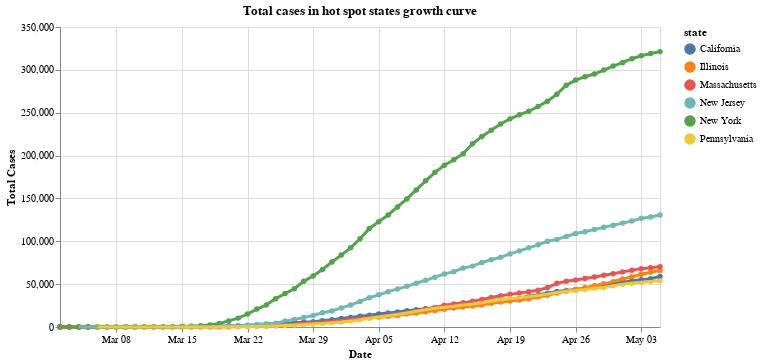

The code cell stored with this chart in its notebook:
### Markdown cell above
## 5 - Examining case growth curves in "hot spot" states
We defined 'hot spot' states as those who make up more than 4% of the country's cases on the latest date recorded

### Code cell
us_states['date'] = pd.to_datetime(us_states['date'], format="%Y/%m/%d")

recent_cases = us_states[us_states['date']>"2020-03-1"]
hotspot_threshold=total_cases*.04

states_slow_growth = recent_cases[recent_cases['date']==latest_date]
states_slow_growth = states_slow_growth[states_slow_growth['cases']<hotspot_threshold]
states_slow_growth= states_slow_growth["state"]
recent_cases_hot_spot = recent_cases[~recent_cases.state.isin(states_slow_growth)]

scales = alt.selection_interval(bind='scales')
highlight = alt.selection(type='single', on='mouseover', fields=['state'], nearest=True)

base = alt.Chart(recent_cases_hot_spot).mark_line(point=True).encode(
    y=alt.Y('cases:Q', axis=alt.Axis(title='Total Cases')),
#     x='date:T',
    x=alt.X('date:T', axis=alt.Axis(format='%b %d', title='Date')),
#     y='cases:Q',
    color='state:N',
    tooltip=['state', 'cases', 'date']
)


points = base.mark_circle().encode(
    opacity=alt.value(1)
).add_selection(
    highlight
).properties(
    width=600,
    title='Total cases in hot spot states growth curve'
)


lines = base.mark_line().encode(
    size=alt.condition(~highlight, alt.value(1.25), alt.value(3))
)

display(points + lines)

### Figure 1 — Vega-Lite specification as saved in the notebook (floating-point values rounded to 4 significant figures; data arrays with more than 128 entries replaced by an {"elided": "..."} marker saying what was removed)
{"config": {"view": {"continuousWidth": 400, "continuousHeight": 300}}, "layer": [{"mark": "circle", "encoding": {"color": {"type": "nominal", "field": "state"}, "opacity": {"value": 1}, "tooltip": [{"type": "nominal", "field": "state"}, {"type": "quantitative", "field": "cases"}, {"type": "temporal", "field": "date"}], "x": {"type": "temporal", "axis": {"format": "%b %d", "title": "Date"}, "field": "date"}, "y": {"type": "quantitative", "axis": {"title": "Total Cases"}, "field": "cases"}}, "selection": {"selector002": {"type": "single", "on": "mouseover", "fields": ["state"], "nearest": true}}, "title": "Total cases in hot spot states growth curve", "width": 600}, {"mark": "line", "encoding": {"color": {"type": "nominal", "field": "state"}, "size": {"condition": {"value": 1.25, "selection": {"not": "selector002"}}, "value": 3}, "tooltip": [{"type": "nominal", "field": "state"}, {"type": "quantitative", "field": "cases"}, {"type": "temporal", "field": "date"}], "x": {"type": "temporal", "axis": {"format": "%b %d", "title": "Date"}, "field": "date"}, "y": {"type": "quantitative", "axis": {"title": "Total Cases"}, "field": "cases"}}}], "data": {"name": "data-e06a2a58abac0c4561270d8a87df9a7a"}, "$schema": "https://vega.github.io/schema/vega-lite/v4.0.2.json", "datasets": {"data-e06a2a58abac0c4561270d8a87df9a7a": {"elided": "384 records"}}}
